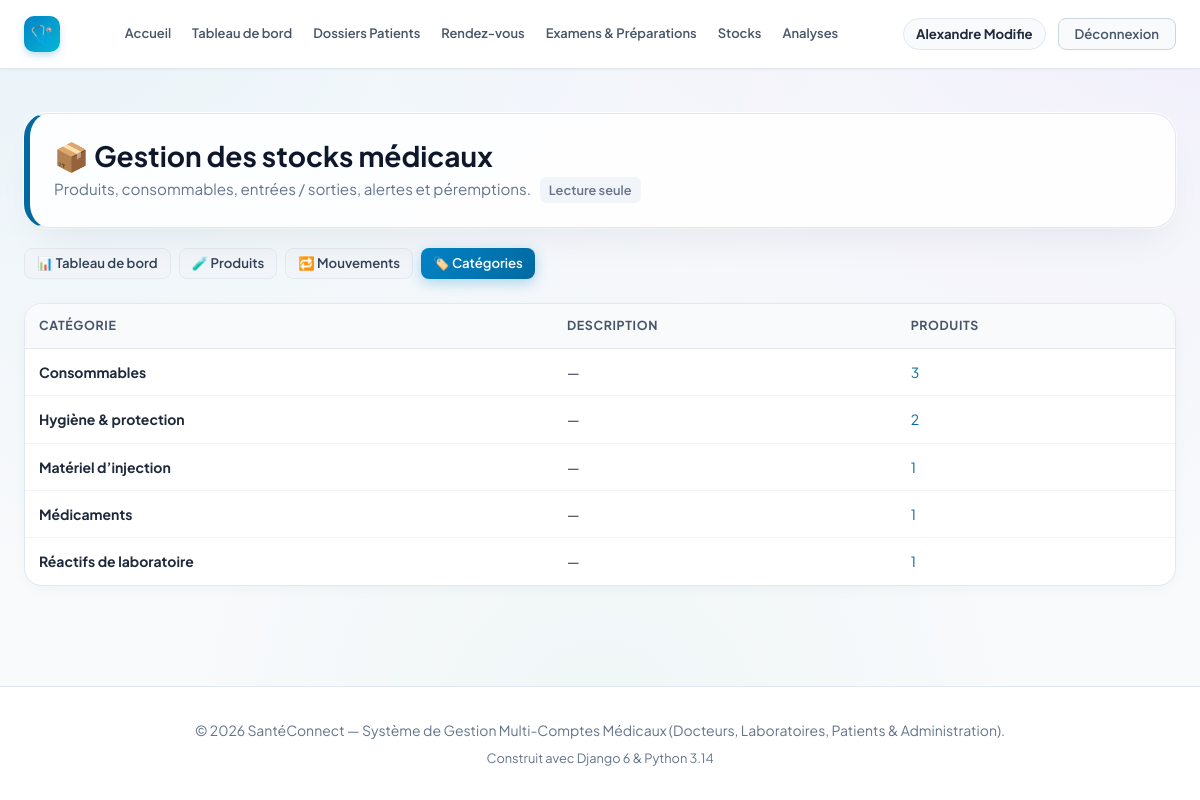
Page /stock/categories/ (signed in) on the committed database.
### accounts/models.py (models this page shows, shortened)
class User(AbstractUser):
    class Role(models.TextChoices):
        ADMIN = 'ADMIN', 'Administrateur'
        DOCTEUR = 'DOCTEUR', 'Docteur'
        LABORATOIRE = 'LABORATOIRE', 'Laboratoire'
        PATIENT = 'PATIENT', 'Patient'
    role = models.CharField(
        max_length=20,
        choices=Role.choices,
        default=Role.PATIENT,
        verbose_name="Rôle utilisateur"
    )
    phone = models.CharField(max_length=25, blank=True, null=True, verbose_name="Téléphone")
    address = models.CharField(max_length=255, blank=True, null=True, verbose_name="Adresse")
    city = models.CharField(max_length=100, blank=True, null=True, verbose_name="Ville")
    is_verified = models.BooleanField(
        default=False,
        verbose_name="Compte certifié / validé",
        help_text="Coché par l'administrateur pour valider l'activité d'un docteur ou laboratoire."
    )
    objects = CustomUserManager()
    class Meta:
        verbose_name = "Utilisateur"
        verbose_name_plural = "Tous les Utilisateurs"
    @property
    def is_doctor(self):
        return self.role == self.Role.DOCTEUR
    @property
    def is_laboratory(self):
        return self.role == self.Role.LABORATOIRE
    @property
    def is_patient(self):
        return self.role == self.Role.PATIENT
    @property
    def is_admin_user(self):
        return self.role == self.Role.ADMIN or self.is_superuser

### stock/models.py (models this page shows, shortened)
class Categorie(models.Model):
    nom = models.CharField("Nom", max_length=100, unique=True)
    description = models.CharField("Description", max_length=255, blank=True)
    class Meta:
        verbose_name = "Catégorie"
        verbose_name_plural = "Catégories"
        ordering = ["nom"]

### stock/views.py (the view)
# urls.py: path("categories/", views.categorie_list, name="categorie_list"),
@stock_consultation_requise
def categorie_list(request):
    categories = Categorie.objects.annotate(nb=Count("produits", filter=Q(produits__actif=True)))
    return render(request, "stock/categorie_list.html", {
        "categories": categories, "form": CategorieForm(),
        "can_manage": peut_gerer_stock(request.user),
    })

### stock/forms.py (called while the page is built)
def _styler(form):
    for field in form.fields.values():
        w = field.widget
        if isinstance(w, forms.Select):
            w.attrs.setdefault("class", "form-select")
        else:
            w.attrs.setdefault("class", "form-input")

### stock/permissions.py (called while the page is built)
def peut_consulter_stock(user):
    return user.is_authenticated and (user.is_admin_user or user.is_laboratory or user.is_doctor)

def peut_gerer_stock(user):
    return user.is_authenticated and (user.is_admin_user or user.is_laboratory)

def _creer_decorateur(verifier, message):
    def decorateur(vue):
        @wraps(vue)
        def enveloppe(request, *args, **kwargs):
            if not request.user.is_authenticated:
                return redirect_to_login(request.get_full_path())
            if not verifier(request.user):
                messages.error(request, message)
                return redirect("dashboard")
            return vue(request, *args, **kwargs)
        return enveloppe
    return decorateur

### stock/templates/stock/categorie_list.html (shortened to what this page needs)
{% extends 'base.html' %}
{% load static %}
{% block extra_css %}<link rel="stylesheet" href="{% static 'stock/stock.css' %}">{% endblock %}
{% block content %}
<div class="container">
    {% include 'stock/_header.html' with active='categories' %}
    <div class="table-responsive" style="margin-bottom:40px;">
        <table class="data-table">
            <thead><tr><th>Catégorie</th><th>Description</th><th>Produits</th>{% if can_manage %}<th></th>{% endif %}</tr></thead>
            <tbody>
            {% for c in categories %}
                <tr>
                    <td><strong>{{ c.nom }}</strong></td>
                    <td>{{ c.description|default:"—" }}</td>
                    <td><a href="{% url 'stock:produit_list' %}?categorie={{ c.pk }}">{{ c.nb }}</a></td>
                </tr>
            {% empty %}
                <tr><td colspan="4" class="empty-state" style="text-align:center;">Aucune catégorie.</td></tr>
            {% endfor %}
            </tbody>
        </table>
    </div>
</div>
{% endblock %}

### templates/base.html (shortened to what this page needs)
{% load static %}
<!DOCTYPE html>
<html lang="fr">
<head>
    <link rel="stylesheet" href="{% static 'css/style.css' %}?v=20261022_1">
    {% block extra_css %}{% endblock %}
</head>
<body>
    <nav class="navbar" id="main-navbar">
        <div class="container navbar-inner">
            <div class="navbar-brand-section">
                <a href="{% url 'home' %}" class="logo-brand" id="brand-logo-link">
                    <span class="logo-icon">🩺</span>
                </a>
            </div>
            <div class="nav-links" id="main-nav-links">
                <a href="{% url 'home' %}" class="nav-item-link" id="nav-home">Accueil</a>
                {% if user.is_authenticated %}
                <a href="{% url 'dashboard' %}" class="nav-item-link" id="nav-dashboard">Tableau de bord</a>
                {% if user.is_admin_user or user.is_doctor %}
                <a href="{% url 'dossiers_patients_list' %}" class="nav-item-link" id="nav-dossiers">Dossiers Patients</a>
                {% endif %}
                {% if user.is_admin_user or user.is_doctor or user.is_patient %}
                <a href="{% url 'rendezvous:rdv_list' %}" class="nav-item-link" id="nav-rendezvous">Rendez-vous</a>
                {% endif %}
                {% if user.is_admin_user or user.is_doctor %}
                <a href="{% url 'examens_list' %}" class="nav-item-link" id="nav-examens">Examens &amp; Préparations</a>
                {% endif %}
                {% if user.is_admin_user or user.is_laboratory or user.is_doctor %}
                <a href="{% url 'stock:dashboard' %}" class="nav-item-link" id="nav-stock">Stocks</a>
                {% endif %}
                {% if user.is_admin_user or user.is_laboratory or user.is_doctor %}
                <a href="{% url 'laboratoire:demande_list' %}" class="nav-item-link" id="nav-laboratoire">Analyses</a>
                {% endif %}
                {% endif %}
            </div>
            <div class="navbar-user-actions" id="nav-user-actions">
                {% if user.is_authenticated %}
                <div class="nav-user-badge" id="nav-user-profile">
                    <a href="{% url 'profile' %}" class="nav-user-name-link" id="nav-profile-edit" title="Mon profil">{{ user.first_name|default:user.username }}</a>
                </div>
                <a href="{% url 'logout' %}" class="nav-logout-btn" id="btn-nav-logout">Déconnexion</a>
                {% else %}
                <a href="{% url 'login' %}" class="btn btn-outline btn-sm" id="btn-nav-login">Connexion</a>
                <a href="{% url 'register' %}" class="btn btn-primary btn-sm" id="btn-nav-register">Créer un compte</a>
                {% endif %}
            </div>
        </div>
    </nav>
    <main style="flex: 1; padding: 24px 0 60px;">
        {% block content %}{% endblock %}
    </main>
    <footer class="footer">
        <div class="container">
            <p>© 2026 SantéConnect — Système de Gestion Multi-Comptes Médicaux (Docteurs, Laboratoires, Patients &
                Administration).</p>
            <p style="margin-top: 6px; font-size: 0.8rem; color: #64748b;">Construit avec Django 6 & Python 3.14</p>
        </div>
    </footer>
</body>
</html>

### rows in the picture
User: first_name "Alexandre Modifie"
Categorie: nom "Consommables", description "—", nb "3"
Categorie: nom "Hygiène & protection", description "—", nb "2"
Categorie: nom "Matériel d’injection", description "—", nb "1"
Categorie: nom "Médicaments", description "—", nb "1"
Categorie: nom "Réactifs de laboratoire", description "—", nb "1"
